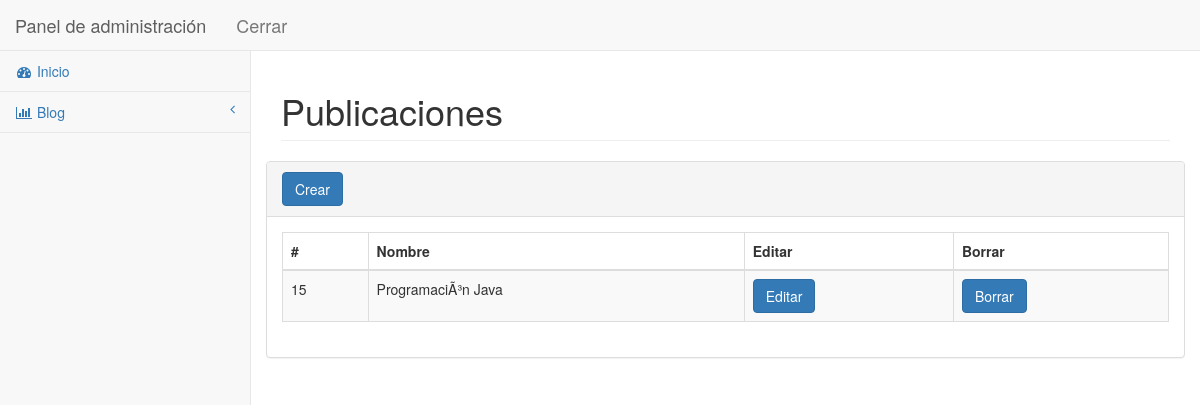
The app's page /admin/post.php (signed in), older data.
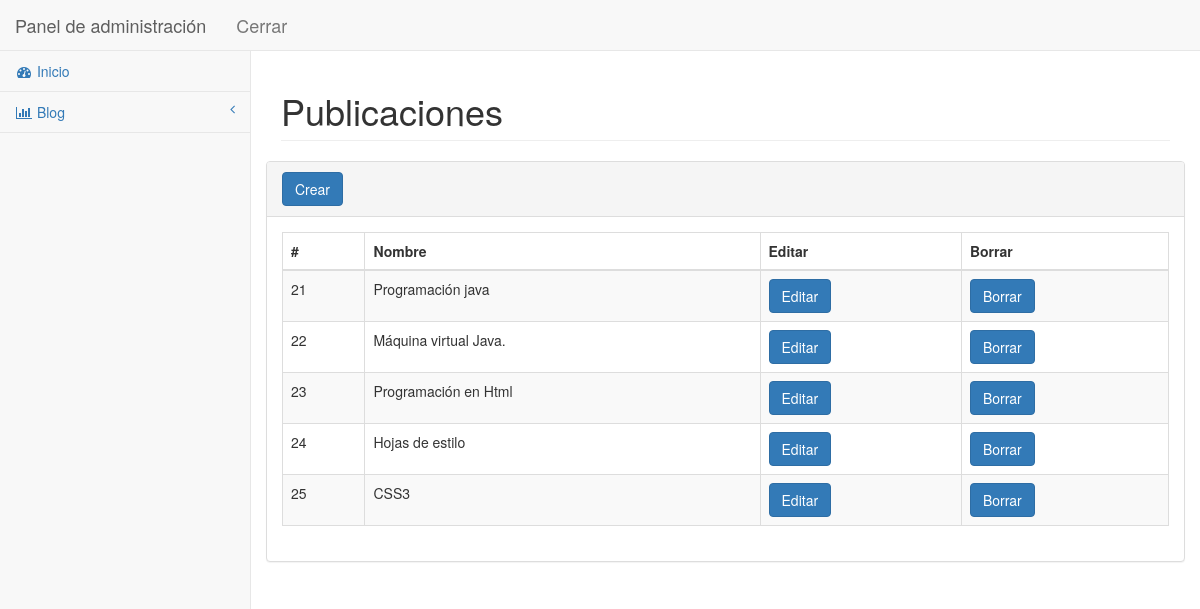
The same page, newer data.
### tables this page shows
CREATE TABLE IF NOT EXISTS `post` (
  `id_post` int(11) NOT NULL AUTO_INCREMENT,
  `id_category` int(11) NOT NULL,
  `title_post` varchar(35) NOT NULL,
  `body_post` text NOT NULL,
  `tag_post` varchar(60) DEFAULT NULL,
  `image_post` varchar(255) NOT NULL,
  `date_post` timestamp NOT NULL DEFAULT CURRENT_TIMESTAMP ON UPDATE CURRENT_TIMESTAMP,
  PRIMARY KEY (`id_post`)
);

### admin/include/config.php (called while the page is built, shortened)
<?php
	$base_url = "http://localhost/blog/admin/";
?>

### admin/post.php (the view, shortened to what this page needs)
<?php include "/include/config.php"; ?>
<?php if (!isset($_SESSION['user_name'])){?>
	<?php header("Location:index.php");?>
<?php  } else {?>
<!DOCTYPE html>
<html lang="en">
<head>
    <link href="bower_components/bootstrap/dist/css/bootstrap.min.css" rel="stylesheet">
    <link href="bower_components/metisMenu/dist/metisMenu.min.css" rel="stylesheet">
    <link href="dist/css/timeline.css" rel="stylesheet">
    <link href="dist/css/sb-admin-2.css" rel="stylesheet">
    <link href="bower_components/morrisjs/morris.css" rel="stylesheet">
    <link href="bower_components/fontawesome/css/font-awesome.min.css" rel="stylesheet" type="text/css">
</head>
<body>
    <div id="wrapper">
        <nav class="navbar navbar-default navbar-static-top" role="navigation" style="margin-bottom: 0">
		      <?php include "/include/header.php"; ?>
		      <?php include "/include/aside_left.php"; ?>
        </nav>
        <div id="page-wrapper">
            <div class="row">
                <div class="col-lg-12">
                    <h1 class="page-header">Publicaciones</h1>
                </div>
            </div>
            <div class="row"
                  <div class="col-lg-12">
                	<?php $sql="SELECT * FROM post"?>
                	<div class="panel panel-default">
                		<div class="panel-heading">
                           <a href= "<?php echo $base_url. "new_post.php" ?>" class="btn btn-primary"> Crear</a>
                        </div>
                        <?php if ($result =$mysqli -> query ($sql)){ ?>
                        	 <?php if ($result -> num_rows >0){?>
			                        <div class="panel-body">
			                        	<div class="dataTable_wrapper">
			                        		<table class="table table-striped table-bordered table-hover" id="dataTables-example">
			                        			<thead>
			                                        <tr>
			                                            <th>#</th>
			                                            <th>Nombre</th>
			                                            <th>Editar</th>
			                                            <th>Borrar</th>
			                                        </tr>
			                                    </thead>
			                                     <tbody>
			                                     	<?php while ($row = $result -> fetch_array ()){ ?>
			                                     	<tr class="odd gradeX">
			                                            <td><?php echo $row["id_post"]?></td>
			                                            <td><?php echo $row["title_post"]?></td>
			                                            <td class="center"><a href="<?php echo $base_url."edit_post.php?id_post=".$row["id_post"]?>" class="btn btn-primary">Editar</a></td>
			                                            <td class="center"><a href="<?php echo $base_url."delete_post.php?id_post=".$row["id_post"]?>" class="btn btn-primary">Borrar</a></td>
			                                        </tr>
			                                     	<?php } ?>
			                                     </tbody>
			                        		</table>
			                        	</div>
			                        </div>
			             	<?php }else{ ?>
	                          No hay categorías creadas.
	                        <?php } ?>
                        <?php }else{ ?>
                          Error en la consulta <?php echo $sql.$mysqli -> error(); ?>
                        <?php } ?>
                	</div>
                </div>
            </div>
        </div>
</body>
</html>
<?php } ?>

### admin/include/header.php (shortened to what this page needs)
 <div class="navbar-header">
    <a class="navbar-brand" href="<?php echo $base_url?>index.php">Panel de administración</a>
    <a href="<?php echo $base_url?>logout.php" class="navbar-brand">Cerrar</a>
</div>

### admin/include/aside_left.php (shortened to what this page needs)
 <div class="navbar-default sidebar" role="navigation">
    <div class="sidebar-nav navbar-collapse">
        <ul class="nav" id="side-menu">
            <li>
                <a href="<?php echo $base_url. "index.php" ?>"><i class="fa fa-dashboard fa-fw"></i> Inicio</a>
            </li>
            <li>
                <a href="#"><i class="fa fa-bar-chart-o fa-fw"></i> Blog<span class="fa arrow"></span></a>
            </li>
        </ul>
    </div>
</div>

Row changes from the older to the newer data that the page shows:
removed post: id_post "15", title_post "ProgramaciÃ³n Java"
added post: id_post "21", title_post "Programación java"
added post: id_post "22", title_post "Máquina virtual Java."
added post: id_post "23", title_post "Programación en Html"
added post: id_post "24", title_post "Hojas de estilo"
added post: id_post "25", title_post "CSS3"
